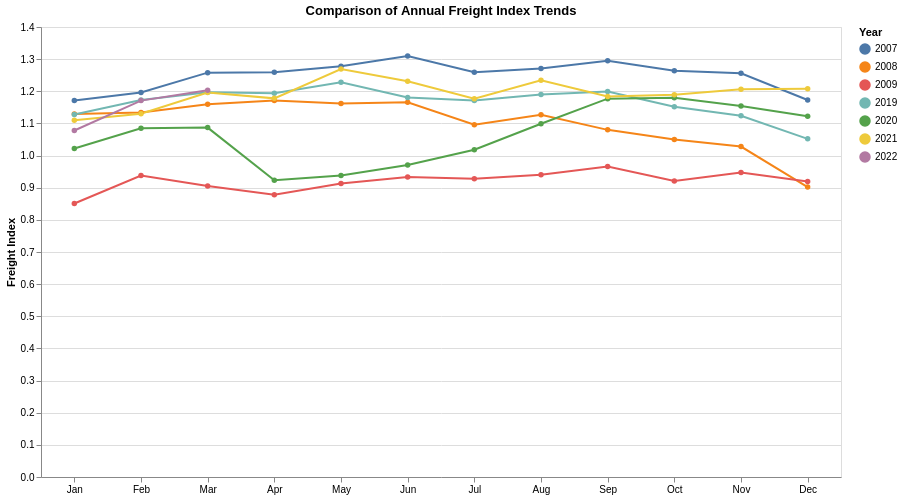

Vega-Lite specification for this chart:
### Vega-Lite specification from a JSON file in a GitHub repository (floating-point values rounded to 4 significant figures)
{"config": {"view": {"continuousWidth": 400, "continuousHeight": 300}}, "data": {"name": "data-9e870c5d3c77196924ce7cbf40a7ab0b"}, "mark": {"type": "line", "point": true}, "background": "white", "encoding": {"color": {"type": "nominal", "field": "Year", "title": "Year"}, "order": {"type": "quantitative", "field": "order"}, "x": {"type": "ordinal", "axis": {"labelAngle": 0, "title": ""}, "field": "Month", "sort": null}, "y": {"type": "quantitative", "axis": {"title": "Freight Index"}, "field": "value"}}, "height": 450, "title": "Comparison of Annual Freight Index Trends", "width": 800, "$schema": "https://vega.github.io/schema/vega-lite/v5.json", "datasets": {"data-9e870c5d3c77196924ce7cbf40a7ab0b": [{"Month": "Jan", "Year": 2007, "order": 0, "variable": "Index", "value": 1.171}, {"Month": "Feb", "Year": 2007, "order": 1, "variable": "Index", "value": 1.196}, {"Month": "Mar", "Year": 2007, "order": 2, "variable": "Index", "value": 1.258}, {"Month": "Apr", "Year": 2007, "order": 3, "variable": "Index", "value": 1.259}, {"Month": "May", "Year": 2007, "order": 4, "variable": "Index", "value": 1.278}, {"Month": "Jun", "Year": 2007, "order": 5, "variable": "Index", "value": 1.31}, {"Month": "Jul", "Year": 2007, "order": 6, "variable": "Index", "value": 1.259}, {"Month": "Aug", "Year": 2007, "order": 7, "variable": "Index", "value": 1.271}, {"Month": "Sep", "Year": 2007, "order": 8, "variable": "Index", "value": 1.295}, {"Month": "Oct", "Year": 2007, "order": 9, "variable": "Index", "value": 1.264}, {"Month": "Nov", "Year": 2007, "order": 10, "variable": "Index", "value": 1.256}, {"Month": "Dec", "Year": 2007, "order": 11, "variable": "Index", "value": 1.173}, {"Month": "Jan", "Year": 2008, "order": 0, "variable": "Index", "value": 1.129}, {"Month": "Feb", "Year": 2008, "order": 1, "variable": "Index", "value": 1.134}, {"Month": "Mar", "Year": 2008, "order": 2, "variable": "Index", "value": 1.16}, {"Month": "Apr", "Year": 2008, "order": 3, "variable": "Index", "value": 1.171}, {"Month": "May", "Year": 2008, "order": 4, "variable": "Index", "value": 1.162}, {"Month": "Jun", "Year": 2008, "order": 5, "variable": "Index", "value": 1.166}, {"Month": "Jul", "Year": 2008, "order": 6, "variable": "Index", "value": 1.096}, {"Month": "Aug", "Year": 2008, "order": 7, "variable": "Index", "value": 1.127}, {"Month": "Sep", "Year": 2008, "order": 8, "variable": "Index", "value": 1.08}, {"Month": "Oct", "Year": 2008, "order": 9, "variable": "Index", "value": 1.05}, {"Month": "Nov", "Year": 2008, "order": 10, "variable": "Index", "value": 1.028}, {"Month": "Dec", "Year": 2008, "order": 11, "variable": "Index", "value": 0.902}, {"Month": "Jan", "Year": 2009, "order": 0, "variable": "Index", "value": 0.851}, {"Month": "Feb", "Year": 2009, "order": 1, "variable": "Index", "value": 0.938}, {"Month": "Mar", "Year": 2009, "order": 2, "variable": "Index", "value": 0.905}, {"Month": "Apr", "Year": 2009, "order": 3, "variable": "Index", "value": 0.878}, {"Month": "May", "Year": 2009, "order": 4, "variable": "Index", "value": 0.913}, {"Month": "Jun", "Year": 2009, "order": 5, "variable": "Index", "value": 0.933}, {"Month": "Jul", "Year": 2009, "order": 6, "variable": "Index", "value": 0.928}, {"Month": "Aug", "Year": 2009, "order": 7, "variable": "Index", "value": 0.94}, {"Month": "Sep", "Year": 2009, "order": 8, "variable": "Index", "value": 0.966}, {"Month": "Oct", "Year": 2009, "order": 9, "variable": "Index", "value": 0.921}, {"Month": "Nov", "Year": 2009, "order": 10, "variable": "Index", "value": 0.947}, {"Month": "Dec", "Year": 2009, "order": 11, "variable": "Index", "value": 0.919}, {"Month": "Jan", "Year": 2019, "order": 0, "variable": "Index", "value": 1.128}, {"Month": "Feb", "Year": 2019, "order": 1, "variable": "Index", "value": 1.173}, {"Month": "Mar", "Year": 2019, "order": 2, "variable": "Index", "value": 1.197}, {"Month": "Apr", "Year": 2019, "order": 3, "variable": "Index", "value": 1.194}, {"Month": "May", "Year": 2019, "order": 4, "variable": "Index", "value": 1.228}, {"Month": "Jun", "Year": 2019, "order": 5, "variable": "Index", "value": 1.181}, {"Month": "Jul", "Year": 2019, "order": 6, "variable": "Index", "value": 1.171}, {"Month": "Aug", "Year": 2019, "order": 7, "variable": "Index", "value": 1.19}, {"Month": "Sep", "Year": 2019, "order": 8, "variable": "Index", "value": 1.199}, {"Month": "Oct", "Year": 2019, "order": 9, "variable": "Index", "value": 1.152}, {"Month": "Nov", "Year": 2019, "order": 10, "variable": "Index", "value": 1.124}, {"Month": "Dec", "Year": 2019, "order": 11, "variable": "Index", "value": 1.052}, {"Month": "Jan", "Year": 2020, "order": 0, "variable": "Index", "value": 1.022}, {"Month": "Feb", "Year": 2020, "order": 1, "variable": "Index", "value": 1.085}, {"Month": "Mar", "Year": 2020, "order": 2, "variable": "Index", "value": 1.087}, {"Month": "Apr", "Year": 2020, "order": 3, "variable": "Index", "value": 0.923}, {"Month": "May", "Year": 2020, "order": 4, "variable": "Index", "value": 0.938}, {"Month": "Jun", "Year": 2020, "order": 5, "variable": "Index", "value": 0.971}, {"Month": "Jul", "Year": 2020, "order": 6, "variable": "Index", "value": 1.018}, {"Month": "Aug", "Year": 2020, "order": 7, "variable": "Index", "value": 1.099}, {"Month": "Sep", "Year": 2020, "order": 8, "variable": "Index", "value": 1.177}, {"Month": "Oct", "Year": 2020, "order": 9, "variable": "Index", "value": 1.18}, {"Month": "Nov", "Year": 2020, "order": 10, "variable": "Index", "value": 1.154}, {"Month": "Dec", "Year": 2020, "order": 11, "variable": "Index", "value": 1.122}, {"Month": "Jan", "Year": 2021, "order": 0, "variable": "Index", "value": 1.11}, {"Month": "Feb", "Year": 2021, "order": 1, "variable": "Index", "value": 1.13}, {"Month": "Mar", "Year": 2021, "order": 2, "variable": "Index", "value": 1.196}, {"Month": "Apr", "Year": 2021, "order": 3, "variable": "Index", "value": 1.178}, {"Month": "May", "Year": 2021, "order": 4, "variable": "Index", "value": 1.269}, {"Month": "Jun", "Year": 2021, "order": 5, "variable": "Index", "value": 1.231}, {"Month": "Jul", "Year": 2021, "order": 6, "variable": "Index", "value": 1.177}, {"Month": "Aug", "Year": 2021, "order": 7, "variable": "Index", "value": 1.234}, {"Month": "Sep", "Year": 2021, "order": 8, "variable": "Index", "value": 1.184}, {"Month": "Oct", "Year": 2021, "order": 9, "variable": "Index", "value": 1.189}, {"Month": "Nov", "Year": 2021, "order": 10, "variable": "Index", "value": 1.206}, {"Month": "Dec", "Year": 2021, "order": 11, "variable": "Index", "value": 1.208}, {"Month": "Jan", "Year": 2022, "order": 0, "variable": "Index", "value": 1.078}, {"Month": "Feb", "Year": 2022, "order": 1, "variable": "Index", "value": 1.171}, {"Month": "Mar", "Year": 2022, "order": 2, "variable": "Index", "value": 1.203}]}}
